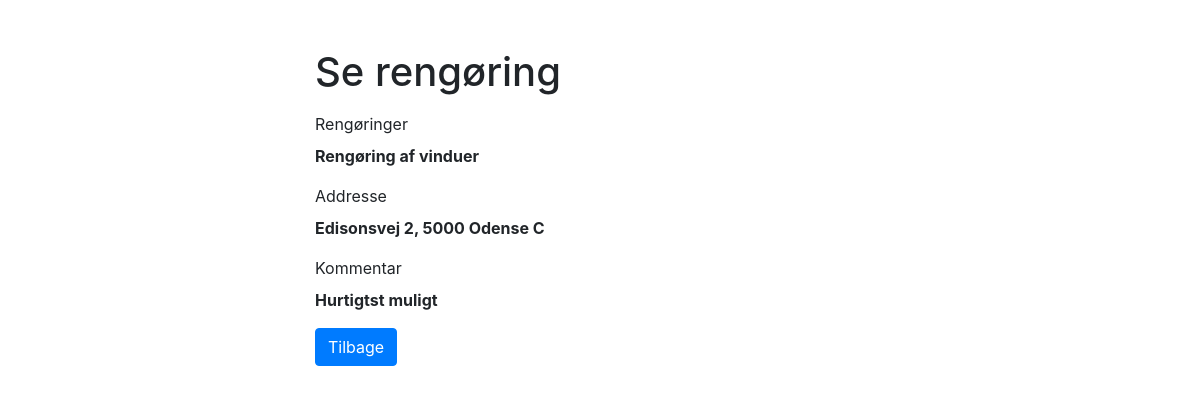
Page /Renas/read.php?id=13 on the committed database.
### tables this page shows
CREATE TABLE `cleaning` (
  `id` int(11) NOT NULL,
  `clean` varchar(100) NOT NULL,
  `address` varchar(100) NOT NULL,
  `comment` varchar(100) NOT NULL
);

### Renas/read.php (the view, shortened to what this page needs)
<?php
if (isset($_GET["id"]) && !empty(trim($_GET["id"]))) {
    require_once "config.php";
    $sql = "SELECT * FROM cleaning WHERE id = ?";
    if ($stmt = mysqli_prepare($link, $sql)) {
        mysqli_stmt_bind_param($stmt, "i", $param_id);
        if (mysqli_stmt_execute($stmt)) {
            $result = mysqli_stmt_get_result($stmt);
            if (mysqli_num_rows($result) == 1) {
                $row = mysqli_fetch_array($result, MYSQLI_ASSOC);
            } else {
                header("location: error.php");
                exit();
            }
        } else {
            echo "Noget gik galt, prøv igen senere.";
        }
    }
} else {
    header("location: error.php");
    exit();
}
?>
<!DOCTYPE html>
<html lang="en">
<head>
    <link rel="stylesheet" href="https://stackpath.bootstrapcdn.com/bootstrap/4.5.2/css/bootstrap.min.css">
</head>
<body>
    <div class="wrapper">
        <div class="container-fluid">
            <div class="row">
                <div class="col-md-12">
                    <h1 class="mt-5 mb-3">Se rengøring</h1>
                    <div class="form-group">
                        <label>Rengøringer</label>
                        <p><b><?php echo $row["clean"]; ?></b></p>
                    </div>
                    <div class="form-group">
                        <label>Addresse</label>
                        <p><b><?php echo $row["address"]; ?></b></p>
                    </div>
                    <div class="form-group">
                        <label>Kommentar</label>
                        <p><b><?php echo $row["comment"]; ?></b></p>
                    </div>
                    <p><a href="clean.php" class="btn btn-primary">Tilbage</a></p>
                </div>
            </div>
        </div>
    </div>
</body>
</html>

### Renas/read.php (style rules this page uses)
.wrapper { width: 600px; margin: 0 auto; }

### rows in the picture
cleaning: clean "Rengøring af vinduer", address "Edisonsvej 2, 5000 Odense C", comment "Hurtigtst muligt"
